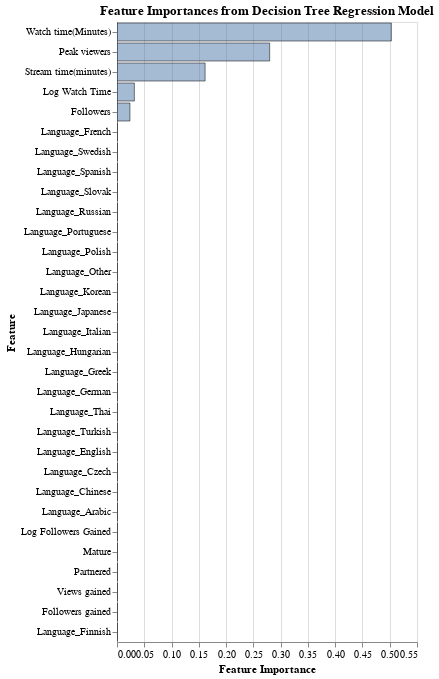

The code cell stored with this chart in its notebook:
### Markdown cell above
# Feature Importance for average viewers

### Code cell
import altair as alt
alt.Chart(feat_imps).mark_bar(opacity=0.5, strokeWidth=1, stroke='black').encode(
    y=alt.Y('feature:N', title='Feature', sort='-x'),
    x=alt.X('importance:Q', title='Feature Importance'),
    tooltip=['feature','importance']
).interactive().properties(title='Feature Importances from Decision Tree Regression Model')
#chart.save(os.path.join('/kaggle/working/', 'Feature_Importance_average_viewers.png'))

### Figure 1 — Vega-Lite specification as saved in the notebook (floating-point values rounded to 4 significant figures)
{"config": {"view": {"continuousWidth": 300, "continuousHeight": 300}}, "data": {"name": "data-8ebb338a3160c89ed9c43b6df01234c8"}, "mark": {"type": "bar", "opacity": 0.5, "stroke": "black", "strokeWidth": 1}, "encoding": {"tooltip": [{"field": "feature", "type": "nominal"}, {"field": "importance", "type": "quantitative"}], "x": {"field": "importance", "title": "Feature Importance", "type": "quantitative"}, "y": {"field": "feature", "sort": "-x", "title": "Feature", "type": "nominal"}}, "params": [{"name": "param_1", "select": {"type": "interval", "encodings": ["x", "y"]}, "bind": "scales"}], "title": "Feature Importances from Decision Tree Regression Model", "$schema": "https://vega.github.io/schema/vega-lite/v5.20.1.json", "datasets": {"data-8ebb338a3160c89ed9c43b6df01234c8": [{"feature": "Language_French", "importance": 0.0}, {"feature": "Language_Swedish", "importance": 0.0}, {"feature": "Language_Spanish", "importance": 0.0}, {"feature": "Language_Slovak", "importance": 0.0}, {"feature": "Language_Russian", "importance": 0.0}, {"feature": "Language_Portuguese", "importance": 0.0}, {"feature": "Language_Polish", "importance": 0.0}, {"feature": "Language_Other", "importance": 0.0}, {"feature": "Language_Korean", "importance": 0.0}, {"feature": "Language_Japanese", "importance": 0.0}, {"feature": "Language_Italian", "importance": 0.0}, {"feature": "Language_Hungarian", "importance": 0.0}, {"feature": "Language_Greek", "importance": 0.0}, {"feature": "Language_German", "importance": 0.0}, {"feature": "Language_Thai", "importance": 0.0}, {"feature": "Language_Turkish", "importance": 0.0}, {"feature": "Language_English", "importance": 0.0}, {"feature": "Language_Czech", "importance": 0.0}, {"feature": "Language_Chinese", "importance": 0.0}, {"feature": "Language_Arabic", "importance": 0.0}, {"feature": "Log Followers Gained", "importance": 0.0}, {"feature": "Mature", "importance": 0.0}, {"feature": "Partnered", "importance": 0.0}, {"feature": "Views gained", "importance": 0.0}, {"feature": "Followers gained", "importance": 0.0}, {"feature": "Language_Finnish", "importance": 0.0}, {"feature": "Followers", "importance": 0.02373}, {"feature": "Log Watch Time", "importance": 0.03183}, {"feature": "Stream time(minutes)", "importance": 0.1615}, {"feature": "Peak viewers", "importance": 0.2799}, {"feature": "Watch time(Minutes)", "importance": 0.503}]}}
